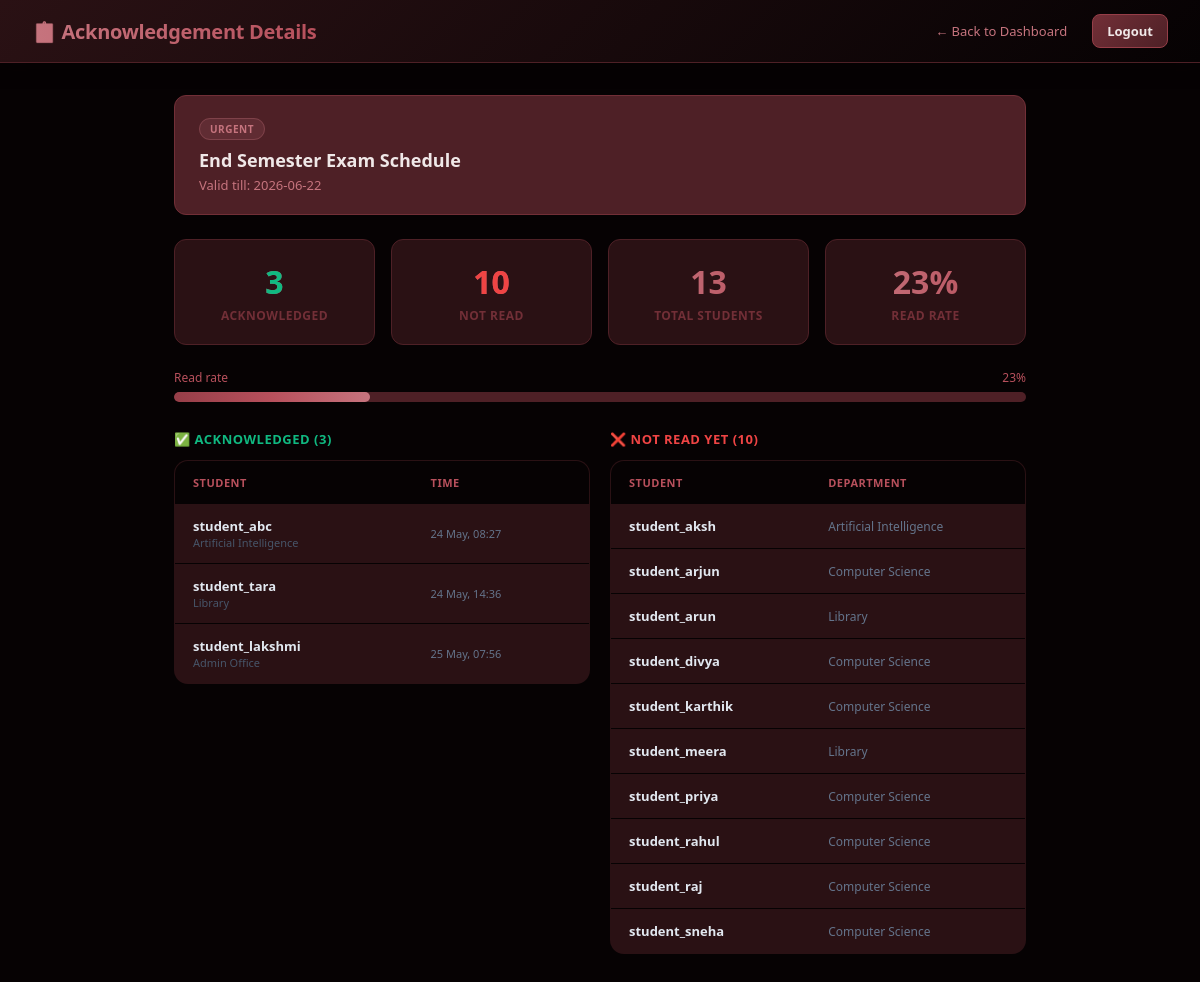
The page /ack_details.php?id=1 (signed in) on the database its author committed.
### tables this page shows
CREATE TABLE `notices` (
  `notice_id` int NOT NULL,
  `user_id` int NOT NULL,
  `dept_id` int DEFAULT NULL,
  `title` varchar(200) NOT NULL,
  `content` text NOT NULL,
  `priority` enum('urgent','normal','low') DEFAULT 'normal',
  `start_date` date NOT NULL,
  `end_date` date DEFAULT NULL,
  `is_active` tinyint(1) DEFAULT '1',
  `created_at` timestamp NULL DEFAULT CURRENT_TIMESTAMP
);

CREATE TABLE `acknowledgements` (
  `ack_id` int NOT NULL,
  `notice_id` int NOT NULL,
  `user_id` int NOT NULL,
  `ack_at` timestamp NULL DEFAULT CURRENT_TIMESTAMP,
  `device_info` varchar(200) DEFAULT NULL
);

CREATE TABLE `users` (
  `user_id` int NOT NULL,
  `username` varchar(50) NOT NULL,
  `email` varchar(100) NOT NULL,
  `password` varchar(255) NOT NULL,
  `role` enum('admin','staff','student') DEFAULT 'student',
  `dept_id` int DEFAULT NULL,
  `created_at` timestamp NULL DEFAULT CURRENT_TIMESTAMP
);

CREATE TABLE `departments` (
  `dept_id` int NOT NULL,
  `dept_name` varchar(100) NOT NULL,
  `description` text,
  `hod_name` varchar(100) DEFAULT NULL,
  `created_at` timestamp NULL DEFAULT CURRENT_TIMESTAMP
);

### ack_details.php (the view, shortened to what this page needs)
<?php
include 'db.php';
$notice_id = intval($_GET['id'] ?? 0);
$notice = mysqli_fetch_assoc(mysqli_query($conn,
    "SELECT * FROM notices WHERE notice_id = $notice_id"));
$acknowledged = mysqli_query($conn,
    "SELECT u.username, u.email, d.dept_name, a.ack_at, a.device_info
     FROM acknowledgements a
     JOIN users u ON a.user_id = u.user_id
     LEFT JOIN departments d ON u.dept_id = d.dept_id
     WHERE a.notice_id = $notice_id
     ORDER BY a.ack_at ASC");
$not_acknowledged = mysqli_query($conn,
    "SELECT u.username, u.email, d.dept_name
     FROM users u
     LEFT JOIN departments d ON u.dept_id = d.dept_id
     WHERE u.role = 'student'
     AND u.user_id NOT IN (
         SELECT user_id FROM acknowledgements
         WHERE notice_id = $notice_id
     )
     ORDER BY u.username ASC");
$ack_count     = mysqli_num_rows($acknowledged);
$not_ack_count = mysqli_num_rows($not_acknowledged);
$total         = $ack_count + $not_ack_count;
$pct           = $total > 0 ? round($ack_count * 100 / $total) : 0;
?>
<!DOCTYPE html>
<html lang="en">
<head>
  <link rel="stylesheet" href="style.css">
</head>
<body>
<div class="navbar">
  <h2>📋 Acknowledgement Details</h2>
  <div class="nav-links">
    <a href="dashboard.php">← Back to Dashboard</a>
    <a href="logout.php" class="btn-logout">Logout</a>
  </div>
</div>
<div class="container" style="max-width:900px">
  <div style="background:#4E2026;border:1px solid #722F37;
            border-radius:12px;padding:20px 24px;margin-bottom:24px">
    <span class="priority-badge priority-<?= $notice['priority'] ?>">
      <?= strtoupper($notice['priority']) ?>
    </span>
    <h2 style="font-size:18px;color:#f0e8e8;margin-top:10px;font-weight:700">
      <?= htmlspecialchars($notice['title']) ?>
    </h2>
    <p style="font-size:13px;color:#C6747E;margin-top:4px">
      Valid till: <?= $notice['end_date'] ?? 'No expiry' ?>
    </p>
  </div>
  <div class="stats-row" style="margin-bottom:24px">
    <div class="stat-card">
      <div class="stat-num" style="color:#10B981"><?= $ack_count ?></div>
      <div class="stat-label">Acknowledged</div>
    </div>
    <div class="stat-card">
      <div class="stat-num" style="color:#EF4444"><?= $not_ack_count ?></div>
      <div class="stat-label">Not Read</div>
    </div>
    <div class="stat-card">
      <div class="stat-num"><?= $total ?></div>
      <div class="stat-label">Total Students</div>
    </div>
    <div class="stat-card">
      <div class="stat-num"><?= $pct ?>%</div>
      <div class="stat-label">Read Rate</div>
    </div>
  </div>
  <div style="margin-bottom:28px">
    <div style="display:flex;justify-content:space-between;
                margin-bottom:6px;font-size:12px;color:#B7505C">
      <span>Read rate</span>
      <span><?= $pct ?>%</span>
    </div>
    <div style="background:#4E2026;border-radius:20px;
                height:10px;overflow:hidden">
      <div style="width:<?= $pct ?>%;height:100%;border-radius:20px;
                  background:linear-gradient(90deg,#963E48,#B7505C,#C6747E);
                  transition:width 0.5s ease"></div>
    </div>
  </div>
  <div style="display:grid;grid-template-columns:1fr 1fr;gap:20px">
    <div>
      <h3 style="font-size:13px;font-weight:700;color:#10B981;
                 text-transform:uppercase;letter-spacing:0.5px;
                 margin-bottom:12px">
        ✅ Acknowledged (<?= $ack_count ?>)
      </h3>
      <table class="manage-table">
        <thead>
          <tr>
            <th>Student</th>
            <th>Time</th>
          </tr>
        </thead>
        <tbody>
        <?php if ($ack_count == 0): ?>
          <tr>
            <td colspan="2" style="text-align:center;color:#475569;
                                   font-style:italic">
              No one yet
            </td>
          </tr>
        <?php else: ?>
          <?php while ($r = mysqli_fetch_assoc($acknowledged)): ?>
            <tr>
              <td>
                <div style="font-weight:600;color:#E2E8F0">
                  <?= $r['username'] ?>
                </div>
                <div style="font-size:11px;color:#475569">
                  <?= $r['dept_name'] ?? 'N/A' ?>
                </div>
              </td>
              <td style="font-size:11px;color:#64748B;white-space:nowrap">
                <?= date('d M, H:i', strtotime($r['ack_at'])) ?>
              </td>
            </tr>
          <?php endwhile; ?>
        <?php endif; ?>
        </tbody>
      </table>
    </div>
    <div>
      <h3 style="font-size:13px;font-weight:700;color:#EF4444;
                 text-transform:uppercase;letter-spacing:0.5px;
                 margin-bottom:12px">
        ❌ Not Read Yet (<?= $not_ack_count ?>)
      </h3>
      <table class="manage-table">
        <thead>
          <tr>
            <th>Student</th>
            <th>Department</th>
          </tr>
        </thead>
        <tbody>
        <?php if ($not_ack_count == 0): ?>
          <tr>
            <td colspan="2" style="text-align:center;color:#10B981;
                                   font-weight:600">
              🎉 Everyone has read this!
            </td>
          </tr>
        <?php else: ?>
          <?php while ($r = mysqli_fetch_assoc($not_acknowledged)): ?>
            <tr>
              <td style="font-weight:600;color:#E2E8F0">
                <?= $r['username'] ?>
              </td>
              <td style="font-size:12px;color:#64748B">
                <?= $r['dept_name'] ?? 'N/A' ?>
              </td>
            </tr>
          <?php endwhile; ?>
        <?php endif; ?>
        </tbody>
      </table>
    </div>
  </div>
</div>
</body>
</html>

### style.css (style rules this page uses)
* { margin:0; padding:0; box-sizing:border-box; }
body { font-family: 'Segoe UI', system-ui, sans-serif; background: #060203; color: #f0e8e8; min-height: 100vh; }
.navbar { background: linear-gradient(135deg, #2A1114 0%, #060203 100%); border-bottom: 1px solid #4E2026; padding: 14px 32px; display: flex; justify-content: space-between; align-items: center; position: sticky; top: 0; z-index: 100; backdrop-filter: blur(10px); box-shadow: 0 2px 16px rgba(6,2,3,0.6); }
.navbar h2 { font-size: 20px; font-weight: 700; background: linear-gradient(90deg, #C6747E, #B7505C); -webkit-background-clip: text; background-clip: text; color: transparent; letter-spacing: -0.3px; }
.nav-links { display: flex; gap: 10px; align-items: center; }
.nav-links a { color: #C6747E; text-decoration: none; font-size: 13px; font-weight: 500; padding: 7px 14px; border-radius: 8px; transition: all 0.2s; border: 1px solid transparent; }
.btn-logout { background: linear-gradient(135deg, #722F37, #4E2026) !important; color: #f0e8e8 !important; border: 1px solid #963E48 !important; font-weight: 700 !important; }
.container { max-width: 860px; margin: 32px auto; padding: 0 24px; }
.priority-badge { font-size: 10px; font-weight: 800; padding: 3px 10px; border-radius: 20px; text-transform: uppercase; letter-spacing: 0.5px; }
span.priority-badge.priority-urgent { background: rgba(198,116,126,0.15); color: #C6747E; border: 1px solid rgba(198,116,126,0.3); }
.manage-table { width: 100%; border-collapse: collapse; background: #2A1114; border-radius: 14px; overflow: hidden; border: 1px solid #4E2026; }
.manage-table th { background: #060203; color: #B7505C; padding: 14px 18px; font-size: 11px; font-weight: 700; text-transform: uppercase; letter-spacing: 0.5px; text-align: left; }
.manage-table td { padding: 13px 18px; font-size: 13px; color: #C6747E; border-bottom: 1px solid #060203; }
.manage-table tr:last-child td { border-bottom: none; }
.stats-row { display: flex; gap: 16px; margin-bottom: 28px; }
.stat-card { flex: 1; background: #2A1114; border: 1px solid #4E2026; border-radius: 12px; padding: 20px; text-align: center; }
.stat-card .stat-num { font-size: 32px; font-weight: 800; background: linear-gradient(90deg, #C6747E, #B7505C); -webkit-background-clip: text; background-clip: text; color: transparent; }
.stat-card .stat-label { font-size: 12px; color: #722F37; margin-top: 4px; font-weight: 600; text-transform: uppercase; letter-spacing: 0.5px; }

### rows shown on the page
notices: priority "URGENT", title "End Semester Exam Schedule", end_date "2026-06-22"
acknowledgements: user.username "student_abc", departments.dept_name "Artificial Intelligence", ack_at "24 May, 08:27"
acknowledgements: user.username "student_tara", departments.dept_name "Library", ack_at "24 May, 14:36"
acknowledgements: user.username "student_lakshmi", departments.dept_name "Admin Office", ack_at "25 May, 07:56"
users: username "student_aksh", dept.dept_name "Artificial Intelligence"
users: username "student_arjun", dept.dept_name "Computer Science"
users: username "student_arun", dept.dept_name "Library"
users: username "student_divya", dept.dept_name "Computer Science"
users: username "student_karthik", dept.dept_name "Computer Science"
users: username "student_meera", dept.dept_name "Library"
users: username "student_priya", dept.dept_name "Computer Science"
users: username "student_rahul", dept.dept_name "Computer Science"
users: username "student_raj", dept.dept_name "Computer Science"
users: username "student_sneha", dept.dept_name "Computer Science"

### other values the page prints
$ack_count "3"
$not_ack_count "10"
$pct "23"
